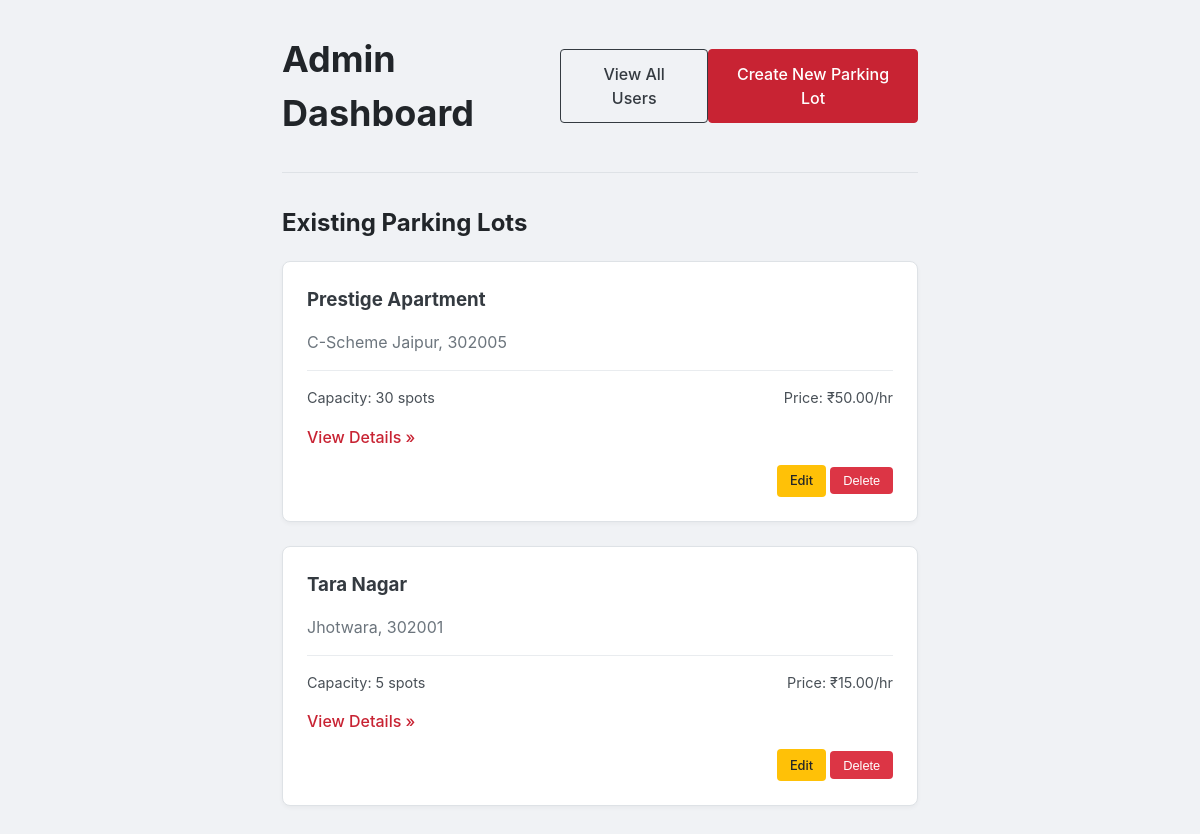
The app's page /admin/dashboard (signed in), older data.
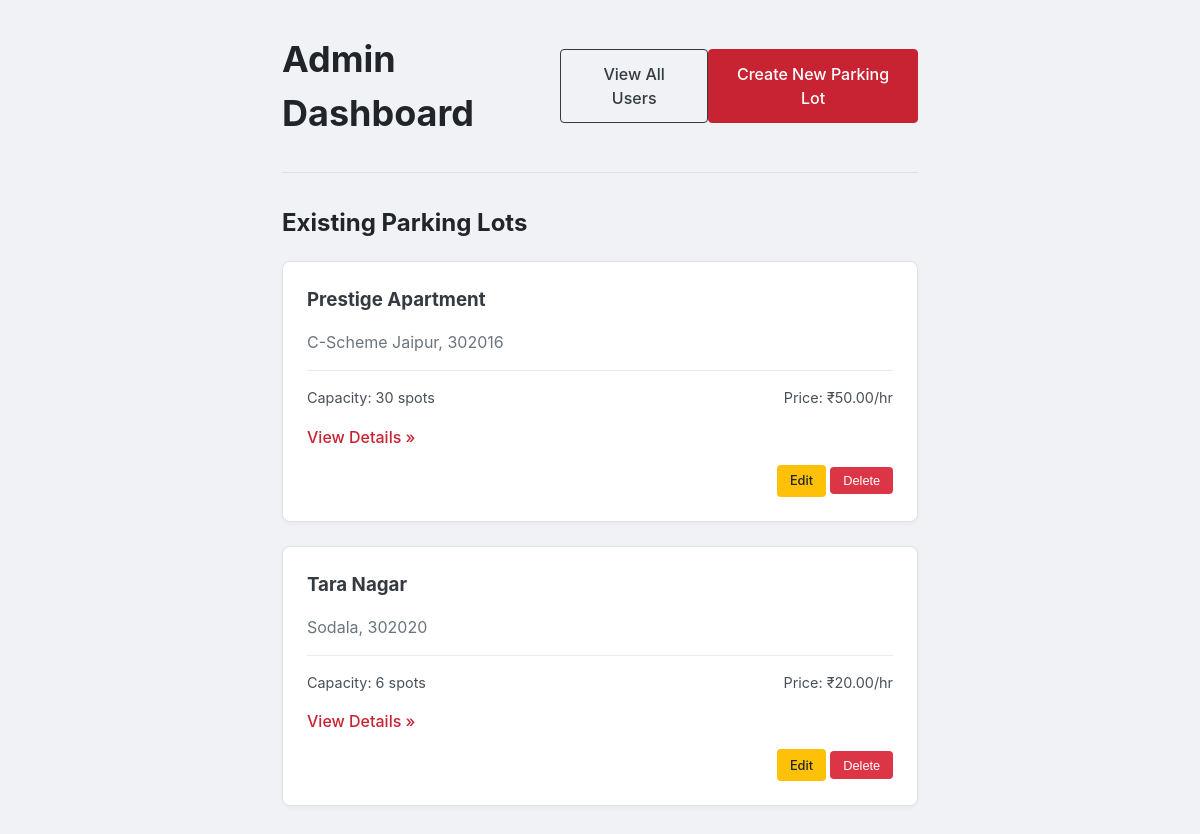
The same page, newer data.
### models/database.py (models this page shows)
class ParkingLot(db.Model):
    __tablename__ = 'parking_lot'
    id = db.Column(db.Integer, primary_key=True)
    name = db.Column(db.String(50), nullable=False)
    address = db.Column(db.String(100), nullable=False)
    pincode = db.Column(db.String(10), nullable=False)
    capacity = db.Column(db.Integer, nullable=False)
    price_per_hour = db.Column(db.Float, nullable=False)
    spots = db.relationship('ParkingSpot', backref='lot', lazy=True, cascade="all, delete-orphan")

### routes/admin_routes.py (the view)
@admin_bp.route('/admin/dashboard')
def admin_dashboard():
    if not session.get('is_admin'):
        flash('You must be an admin to view this page.', 'danger')
        return redirect(url_for('auth.login'))
    lots = ParkingLot.query.all()
    return render_template('admin/admin_dashboard.html', lots=lots)

### templates/admin/admin_dashboard.html (shortened to what this page needs)
{% extends "layout.html" %}
{% block content %}
<div class="dashboard-container">
    <div class="dashboard-header">
        <h1>Admin Dashboard</h1>
        <a href="{{ url_for('admin.view_users') }}" class="btn btn-outline">View All Users</a>
        <a href="{{ url_for('admin.add_lot_page') }}" class="btn btn-red">Create New Parking Lot</a>
    </div>
    <hr>
    <h2>Existing Parking Lots</h2>
    {% if lots %}
        <div class="lot-list">
            {% for lot in lots %}
                <div class="lot-card">
                    <h3>{{ lot.name }}</h3>
                    <p class="lot-meta">{{ lot.address }}, {{ lot.pincode }}</p>
                    <div class="lot-details">
                        <span>Capacity: {{ lot.capacity }} spots</span>
                        <span>Price: ₹{{ "%.2f"|format(lot.price_per_hour) }}/hr</span>
                    </div>
                    <a href="{{ url_for('admin.lot_details', lot_id=lot.id) }}" class="details-link">View Details &raquo;</a>
                     <div class="lot-actions">
                     <a href="{{ url_for('admin.edit_lot', lot_id=lot.id) }}" class="btn-action btn-edit">Edit</a>
                     <form method="POST" action="{{ url_for('admin.delete_lot', lot_id=lot.id) }}" style="display: inline;" onsubmit="return confirm('Are you sure you want to delete this lot?');">
                     <button type="submit" class="btn-action btn-delete">Delete</button>
        </form>
    </div>
                </div>
            {% endfor %}
        </div>
    {% else %}
        <div class="card-placeholder">
            <p>No parking lots have been created yet. Get started by creating one!</p>
        </div>
    {% endif %}
</div>
{% endblock %}

Row changes from the older to the newer data that the page shows:
changed ParkingLot "Prestige Apartment": pincode "302005" → "302016"
changed ParkingLot "Tara Nagar": address "Jhotwara" → "Sodala"; pincode "302001" → "302020"; capacity "5" → "6"; price_per_hour "15.00" → "20.00"
